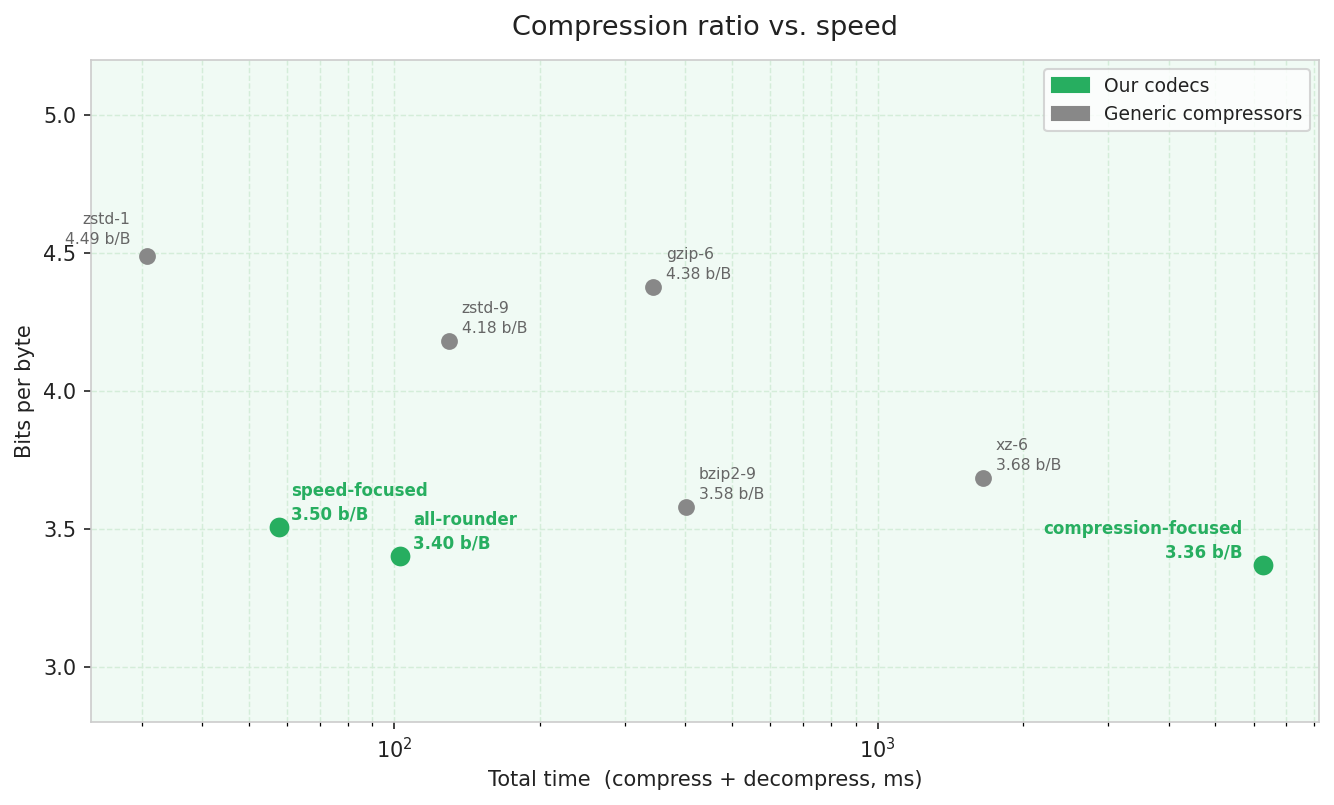

Source code (Python):
import pandas as pd
import matplotlib.pyplot as plt
import matplotlib.patches as mpatches

df = pd.read_csv('/home/alof/Desktop/TAI/TAI-Project2/benchmark/results.csv')
df = df[df['lossless'] == True]

keep = ['speed-focused', 'all-rounder', 'compression-focused',
        'bzip2-9', 'xz-6', 'zstd-1', 'zstd-9', 'gzip-6']
df = df[df['compressor'].isin(keep)]

comp_mean = df.groupby('compressor')['compress_ms'].mean()
decomp_mean = df.groupby('compressor')['decompress_ms'].mean()
bpp_mean = df.groupby('compressor')['bpp'].mean()

agg = pd.DataFrame({'bpp': bpp_mean, 'total_ms': comp_mean + decomp_mean}).reset_index()

ours   = ['speed-focused', 'all-rounder', 'compression-focused']
others = ['bzip2-9', 'xz-6', 'zstd-1', 'zstd-9', 'gzip-6']

GREEN      = '#27ae60'
GREEN_BG   = '#f0faf4'
GRAY       = '#888888'
TEXT_DARK  = '#222222'
TEXT_GRAY  = '#666666'

fig, ax = plt.subplots(figsize=(9, 5.5))
fig.patch.set_facecolor('white')
ax.set_facecolor(GREEN_BG)

for spine in ax.spines.values():
    spine.set_edgecolor('#cccccc')
ax.tick_params(colors=TEXT_DARK)
ax.xaxis.label.set_color(TEXT_DARK)
ax.yaxis.label.set_color(TEXT_DARK)

# Per-point annotation offsets: (x_offset, y_offset, ha)
offsets_others = {
    'zstd-1':  (-8, 6,   'right'),
    'zstd-9':  (6,  4,   'left'),
    'gzip-6':  (6,  4,   'left'),
    'bzip2-9': (6,  4,   'left'),
    'xz-6':    (6,  4,   'left'),
}

# Plot generics
for _, row in agg[agg['compressor'].isin(others)].iterrows():
    ax.scatter(row['total_ms'], row['bpp'],
               color=GRAY, s=65, zorder=3, linewidths=0)
    ox, oy, ha = offsets_others.get(row['compressor'], (6, 4, 'left'))
    ax.annotate(f"{row['compressor']}\n{row['bpp']:.2f} b/B",
                xy=(row['total_ms'], row['bpp']),
                xytext=(ox, oy), textcoords='offset points',
                fontsize=7.5, color=TEXT_GRAY, ha=ha, linespacing=1.4)

# Per-point annotation offsets for ours: (x_offset, y_offset, ha)
offsets_ours = {
    'speed-focused':       (6,   4,  'left'),
    'all-rounder':         (6,   4,  'left'),
    'compression-focused': (-10, 4,  'right'),
}

# Override displayed bpp labels for our codecs
bpp_labels = {
    'speed-focused':       '3.50',
    'all-rounder':         '3.40',
    'compression-focused': '3.36',
}

# Plot ours
for _, row in agg[agg['compressor'].isin(ours)].iterrows():
    ax.scatter(row['total_ms'], row['bpp'],
               color=GREEN, s=90, zorder=5, linewidths=0)
    ox, oy, ha = offsets_ours.get(row['compressor'], (6, 4, 'left'))
    label_bpp = bpp_labels.get(row['compressor'], f"{row['bpp']:.2f}")
    ax.annotate(f"{row['compressor']}\n{label_bpp} b/B",
                xy=(row['total_ms'], row['bpp']),
                xytext=(ox, oy), textcoords='offset points',
                fontsize=8, color=GREEN, fontweight='bold', ha=ha, linespacing=1.4)

ax.set_xlabel('Total time  (compress + decompress, ms)', fontsize=10, color=TEXT_DARK)
ax.set_ylabel('Bits per byte', fontsize=10, color=TEXT_DARK)
ax.set_title('Compression ratio vs. speed', fontsize=13, color=TEXT_DARK, pad=12)

ax.set_xscale('log')
ax.grid(True, which='both', color='#d4edd9', linewidth=0.7, linestyle='--')
ax.set_ylim(2.8, 5.2)

patch_ours   = mpatches.Patch(color=GREEN, label='Our codecs')
patch_others = mpatches.Patch(color=GRAY,  label='Generic compressors')
leg = ax.legend(handles=[patch_ours, patch_others], fontsize=9,
                facecolor='white', edgecolor='#cccccc', labelcolor=TEXT_DARK)

plt.tight_layout()
plt.savefig('/home/alof/Desktop/TAI/TAI-Project2/plots/benchmark_plot.png',
            dpi=150, bbox_inches='tight', facecolor='white')
print("saved")
